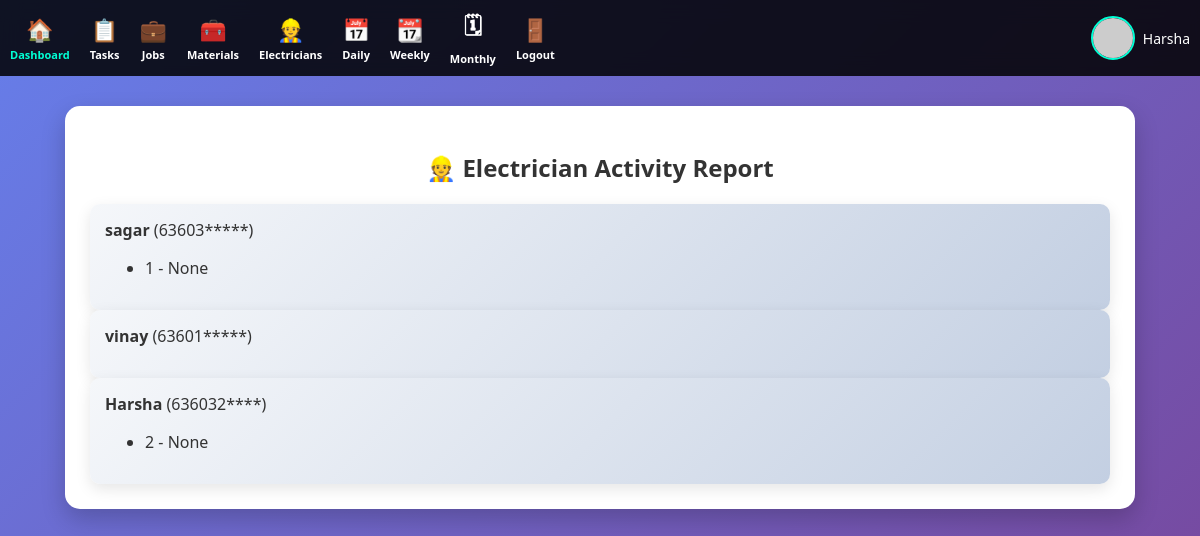
Screenshot of /report/electrician (signed in) with the database file from the repository.
### models.py (models this page shows)
class User(db.Model):
    id = db.Column(db.Integer, primary_key=True)
    username = db.Column(db.String(100), unique=True)
    password = db.Column(db.String(200))
    role = db.Column(db.String(20), default="user")  # user / admin
    photo = db.Column(db.String(200), default="Krish.jpg")

class Electrician(db.Model):
    id = db.Column(db.Integer, primary_key=True)
    name = db.Column(db.String(100))
    phone = db.Column(db.String(20))
    time = db.Column(db.DateTime, default=datetime.utcnow)
    tasks = db.relationship('Task', backref='electrician', lazy=True)

class Task(db.Model):
    id = db.Column(db.Integer, primary_key=True)
    description = db.Column(db.String(200))
    status = db.Column(db.String(50))
    job_id = db.Column(db.Integer, db.ForeignKey('job.id'))
    electrician_id = db.Column(db.Integer, db.ForeignKey('electrician.id'))
    job = db.relationship('Job')
    time = db.Column(db.DateTime, default=datetime.utcnow)

### app.py (the view)
@app.route('/report/electrician')
def electrician_report():
    electricians = Electrician.query.all()
    return render_template('report_electrician.html', data=electricians, user=get_current_user())

### app.py (called while the page is built)
def get_current_user():
    if 'user' in session:
        return User.query.filter_by(username=session['user']).first()
    return None

@app.context_processor
def inject_user():
    if 'user' in session:
        user = User.query.filter_by(username=session['user']).first()
        return dict(user=user)
    return dict(user=None)

### templates/report_electrician.html
{% extends "base.html" %}
{% block content %}
<h2>👷 Electrician Activity Report</h2>
{% for e in data %}
<div class="card">
<b>{{e.name}}</b> ({{e.phone}})
<ul>
{% for t in e.tasks %}
<li>{{t.description}} - {{t.status}}</li>
{% endfor %}
</ul>
</div>
{% endfor %}
{% endblock %}

### templates/base.html (shortened to what this page needs)
<!DOCTYPE html>
<html>
<head>
<link rel="stylesheet" href="{{ url_for('static', filename='css/style.css') }}">
</head>
<body>
<div class="navbar">
    <a href="/dashboard" class="nav-item active">
        <span>🏠</span>
        <small>Dashboard</small>
    </a>
    <a href="/tasks" class="nav-item">
        <span>📋</span>
        <small>Tasks</small>
    </a>
    <a href="/jobs" class="nav-item">
        <span>💼</span>
        <small>Jobs</small>
    </a>
    <a href="/materials" class="nav-item">
        <span>🧰</span>
        <small>Materials</small>
    </a>
    <a href="/electricians" class="nav-item">
        <span>👷</span>
        <small>Electricians</small>
    </a>
    <a href="/report/daily" class="nav-item">
        <span>📅</span>
        <small>Daily</small>
    </a>
    <a href="/report/weekly" class="nav-item">
        <span>📆</span>
        <small>Weekly</small>
    </a>
    <a href="/report/monthly" class="nav-item">
        <span>🗓</span>
        <small>Monthly</small>
    </a>
    <a href="/logout" class="nav-item">
        <span>🚪</span>
        <small>Logout</small>
    </a>
    {% if user %}
<div class="profile">
    <img src="https://ui-avatars.com/api/?name={{ user.username }}&background=random&color=fff">
    <span>{{ user.username }}</span>
</div>
{% endif %}
</div>
<div class="container">
    {% block content %}{% endblock %}
</div>
</body>
</html>

### static/css/style.css (style rules this page uses)
body { font-family: 'Segoe UI', sans-serif; margin: 0; background: linear-gradient(135deg, #667eea, #764ba2); color: #333; }
.navbar { display: flex; justify-content: center; gap: 20px; background: rgba(0,0,0,0.85); padding: 15px; backdrop-filter: blur(10px); position: sticky; top: 0; z-index: 1000; }
.navbar a { color: white; text-decoration: none; font-weight: bold; position: relative; }
.navbar a::after { content: ""; width: 0%; height: 2px; background: #00ffd5; position: absolute; left: 0; bottom: -5px; transition: 0.3s; }
.container { width: 85%; margin: 30px auto; background: white; padding: 25px; border-radius: 15px; box-shadow: 0 10px 25px rgba(0,0,0,0.2); animation: fadeIn 0.5s ease-in; }
.card { background: linear-gradient(135deg,#f5f7fa,#c3cfe2); padding: 15px; border-radius: 10px; transition: 0.3s; box-shadow: 0 5px 15px rgba(0,0,0,0.1); }
h2 { text-align: center; }
.profile { display: flex; align-items: center; gap: 10px; margin-left: auto; }
.profile img { width: 35px; height: 35px; border-radius: 50%; border: 2px solid white; }
.navbar { display: flex; justify-content: space-around; align-items: center; background: rgba(0,0,0,0.85); padding: 10px; flex-wrap: wrap; }
.nav-item { display: flex; flex-direction: column; align-items: center; color: white; text-decoration: none; font-size: 14px; transition: 0.3s; }
.nav-item span { font-size: 22px; }
.nav-item small { font-size: 11px; margin-top: 3px; }
.profile { display: flex; align-items: center; gap: 8px; margin-left: auto; color: white; font-size: 14px; }
.profile img { width: 40px; height: 40px; border-radius: 50%; border: 2px solid #00ffd5; }
.navbar { display: flex; align-items: center; justify-content: space-between; }
.nav-item.active { color: #00ffd5; }

### rows the page displays
User: username "Harsha"
Electrician: name "sagar", phone "63603*****"
Task: description "1", status "None"
Electrician: name "vinay", phone "63601*****"
Electrician: name "Harsha", phone "636032****"
Task: description "2", status "None"
